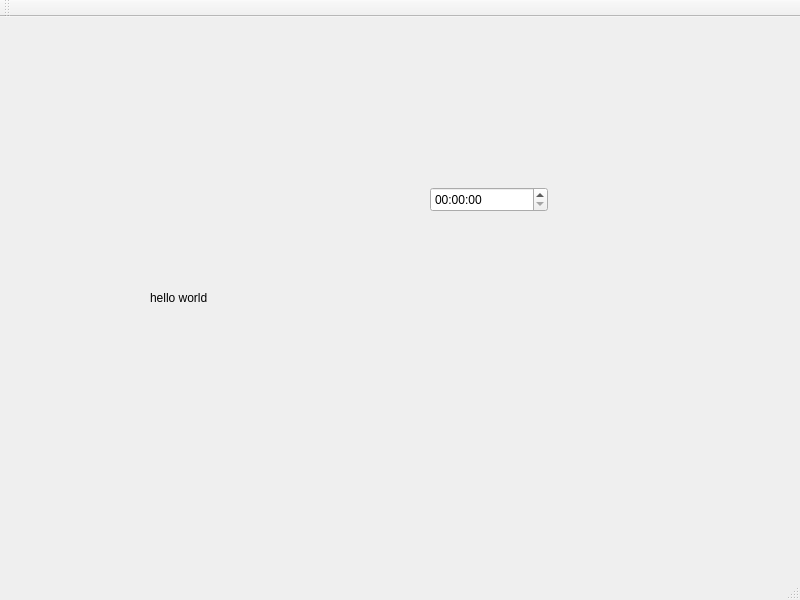
<?xml version="1.0" encoding="UTF-8"?>
<ui version="4.0">
 <class>HelloWorld</class>
 <widget class="QMainWindow" name="HelloWorld">
  <property name="geometry">
   <rect>
    <x>0</x>
    <y>0</y>
    <width>800</width>
    <height>600</height>
   </rect>
  </property>
  <property name="windowTitle">
   <string>MainWindow</string>
  </property>
  <widget class="QWidget" name="centralwidget">
   <widget class="QLabel" name="label">
    <property name="geometry">
     <rect>
      <x>150</x>
      <y>190</y>
      <width>381</width>
      <height>181</height>
     </rect>
    </property>
    <property name="text">
     <string>hello world</string>
    </property>
   </widget>
   <widget class="QTimeEdit" name="timeEdit">
    <property name="geometry">
     <rect>
      <x>430</x>
      <y>170</y>
      <width>118</width>
      <height>25</height>
     </rect>
    </property>
   </widget>
  </widget>
  <widget class="QMenuBar" name="menubar">
   <property name="geometry">
    <rect>
     <x>0</x>
     <y>0</y>
     <width>800</width>
     <height>31</height>
    </rect>
   </property>
  </widget>
  <widget class="QStatusBar" name="statusbar"/>
  <widget class="QToolBar" name="toolBar">
   <property name="windowTitle">
    <string>toolBar</string>
   </property>
   <attribute name="toolBarArea">
    <enum>TopToolBarArea</enum>
   </attribute>
   <attribute name="toolBarBreak">
    <bool>false</bool>
   </attribute>
  </widget>
 </widget>
 <resources/>
 <connections/>
</ui>
